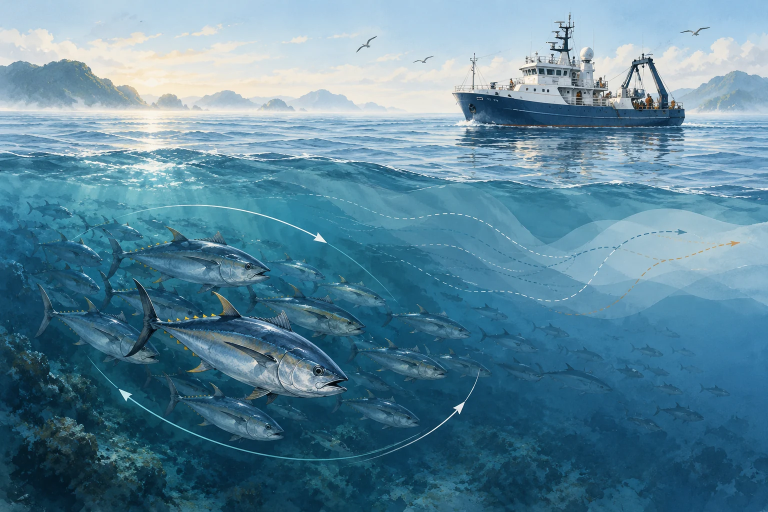
#> input picture assets/research/adaptive-management.webp, 1536 x 1024 px, given in place of vessel-ai.webp, which was not available (shown at 1/2 size)
$ python make-hero-wallpaper.py ../assets/research/adaptive-management.webp ../assets/research/biology-dna.webp
#> lines starting #> are read from the running program, lines starting #| are printed output that depends on the picture; pictures that were not available may be replaced by others from this repository, and a replacement may not be noted
"""Build the homepage hero wallpaper: the lab's research illustrations redrawn as glowing line art on deep ocean blue.

Needs Pillow and numpy. Usage: python scripts/make-hero-wallpaper.py assets assets/hero/ocean-2560.webp
(then resize to assets/hero/ocean-1280.webp for small screens).
"""
import sys
import numpy as np
from PIL import Image, ImageFilter, ImageOps, ImageEnhance
assets, out = sys.argv[1], sys.argv[2]
W, H = 2560, 1440
INK = np.array([22, 55, 90], float)
PAPER = np.array([247, 245, 239], float)


def sketch(name, box, scale):
#> called with name = 'vessel-ai', box = (0, 0, 1200, 1000), scale = 1.12
    im = Image.open(f'{assets}/research/{name}.webp').convert('L').crop(box)
    im = im.resize((int(im.width * scale), int(im.height * scale)), Image.LANCZOS)
#> im: PIL image 1344x1120 L
    im = ImageEnhance.Contrast(im).enhance(1.3)
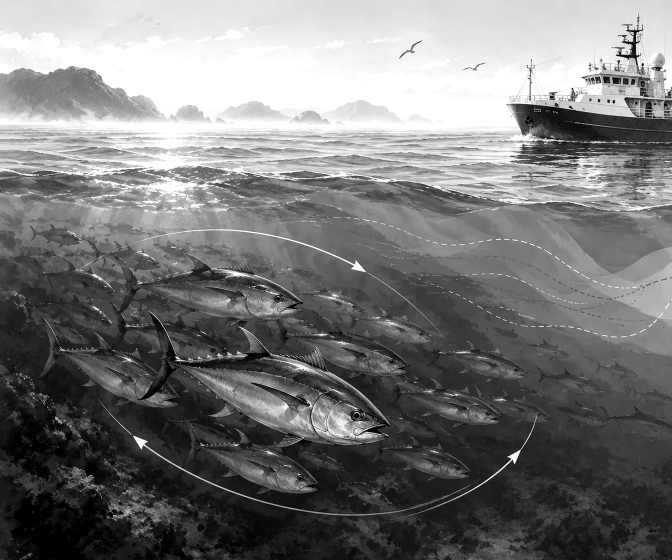
#> im: PIL image 1344x1120 L (shown at 1/2 size); min 0, max 255, mean 119.4
    g = np.asarray(im, float)
    blur = np.asarray(ImageOps.invert(im).filter(ImageFilter.GaussianBlur(7)), float)
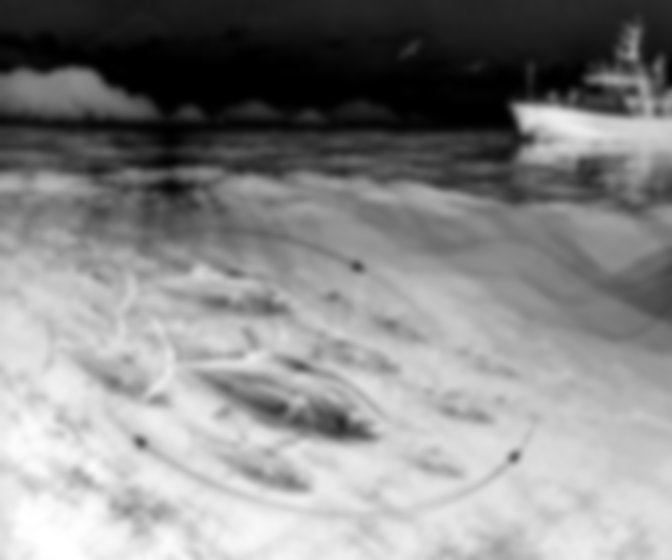
#> blur: shape (1120, 1344) float64 (shown at 1/2 size); min 0, max 255, mean 135.6
    dodge = np.clip(g * 255 / np.maximum(1, 255 - blur), 0, 255)
    # Keep line work, drop faint texture: light greys fade to paper.
    d = dodge / 255
    d = np.clip((d - 0.55) / 0.40, 0, 1)
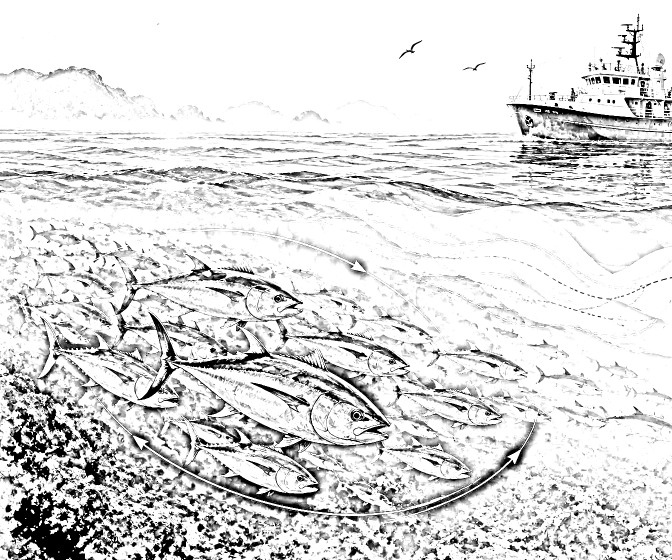
#> d: shape (1120, 1344) float64 (shown at 1/2 size); min 0, max 1, mean 0.859
    return 1 - (1 - d) ** 1.0  # 0 = ink, 1 = paper


def feather(w, h, edge=0.28):
    # Rounded-rectangle feather: fully opaque centre, soft fade toward every edge.
    x = np.minimum(np.arange(w) / (w * edge), (w - 1 - np.arange(w)) / (w * edge))
    y = np.minimum(np.arange(h) / (h * edge), (h - 1 - np.arange(h)) / (h * edge))
    m = np.clip(np.minimum.outer(np.clip(y, 0, 1), np.clip(x, 0, 1)), 0, 1)
    return m * m * (3 - 2 * m)  # smoothstep


ink = np.zeros((H, W))  # 0 = paper, 1 = full ink
placements = [
    ('vessel-ai', (0, 0, 1200, 1000), 1.12, (-60, 120)),           # AIS network + vessel, left
    ('biology-dna', (1070, 0, 1536, 1024), 1.3, (W - 640, 90)),   # shell + DNA helix, right
    ('population-assessment', (60, 300, 1400, 1000), 1.22, (430, 780)),  # tuna, low centre
]
for name, box, scale, (x, y) in placements:
    s = 1 - sketch(name, box, scale)  # ink amount
    h, w = s.shape
#> h = 1120; w = 1344
    s *= feather(w, h)
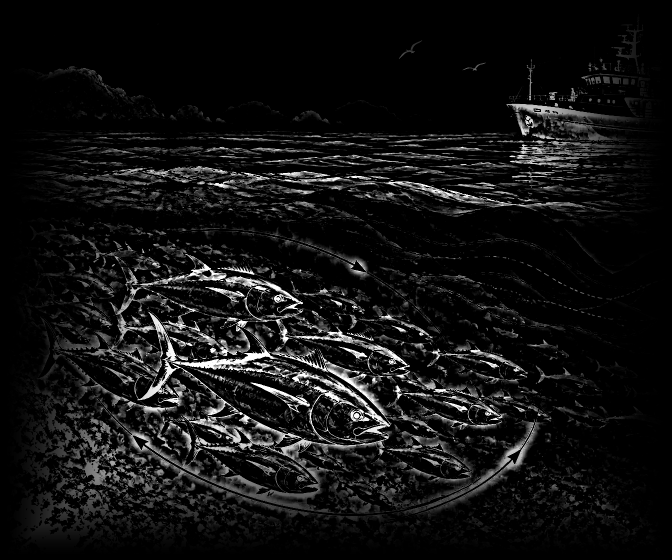
#> s: shape (1120, 1344) float64 (shown at 1/2 size); min 0, max 1, mean 0.0731
    x0, y0, x1, y1 = max(0, x), max(0, y), min(W, x + w), min(H, y + h)
#> x0 = 0; y0 = 120; x1 = 1284; y1 = 1240
    part = s[y0 - y:y1 - y, x0 - x:x1 - x]
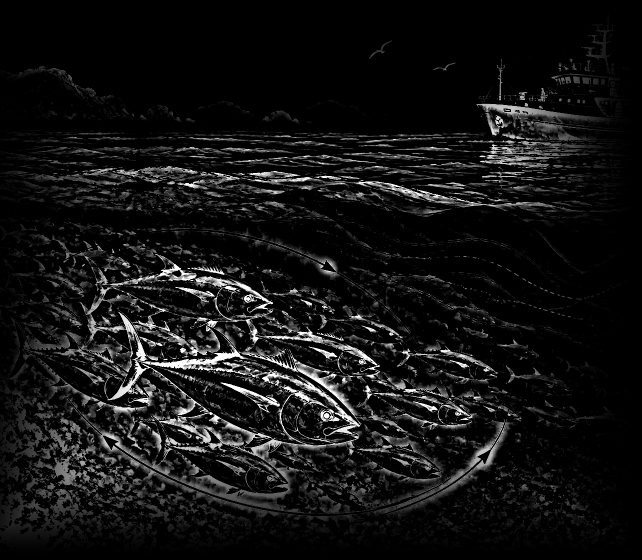
#> part: shape (1120, 1284) float64 (shown at 1/2 size); min 0, max 1, mean 0.0763
    ink[y0:y1, x0:x1] = np.maximum(ink[y0:y1, x0:x1], part)
#> pass 2 of the loop `for name, box, scale, (x, y) in placements:`:
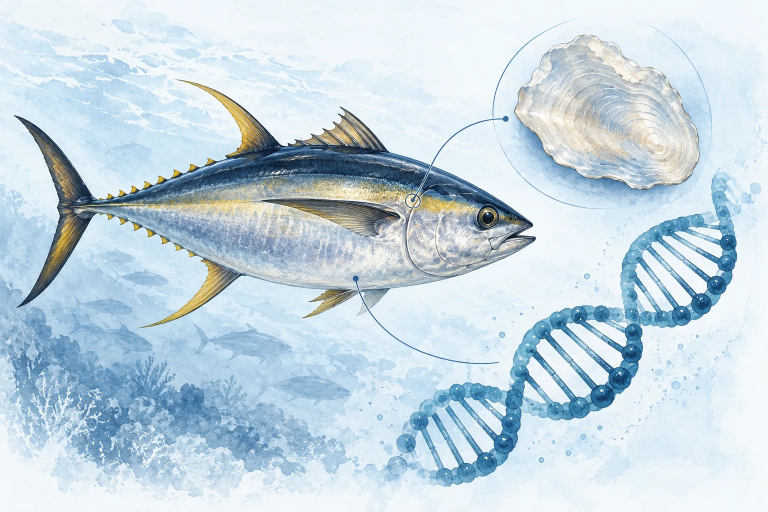
#> input picture assets/research/biology-dna.webp, 1536 x 1024 px, found by its file name (shown at 1/2 size)
#> g: shape (1331, 605) float64
#> blur: shape (1331, 605) float64
#> dodge: shape (1331, 605) float64
#> `s *= feather(w, h)`:
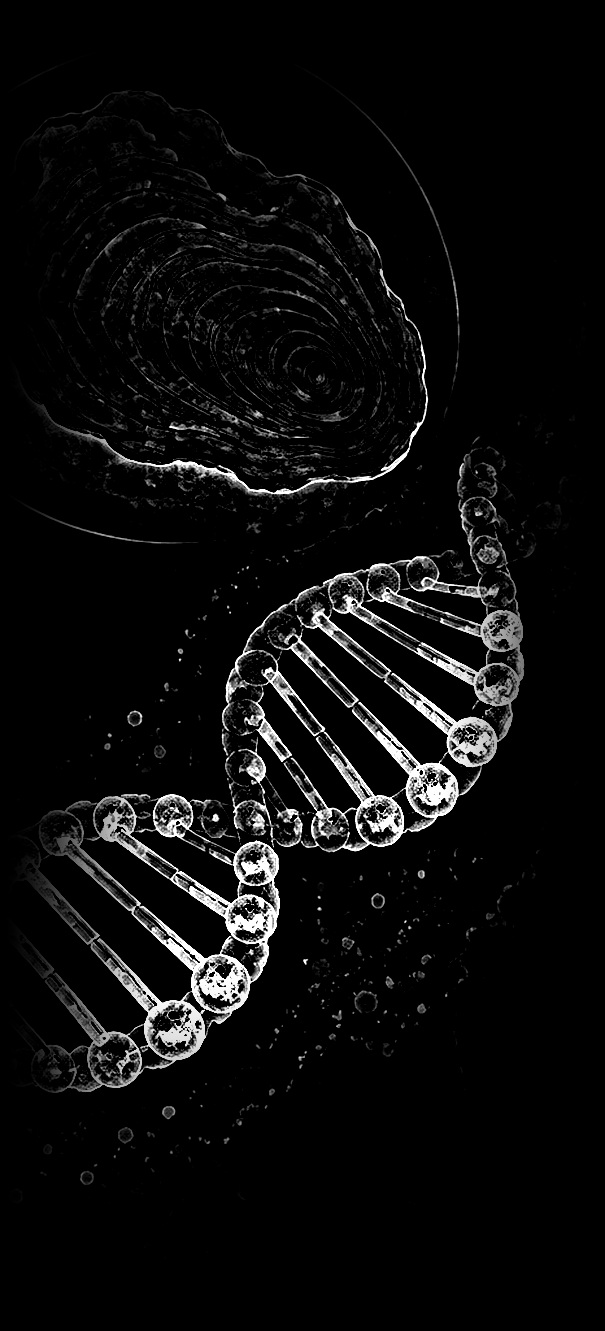
#> s: shape (1331, 605) float64; min 0, max 1, mean 0.0476
#> `ink[y0:y1, x0:x1] = np.maximum(ink[y0:y1, x0:x1], part)`:
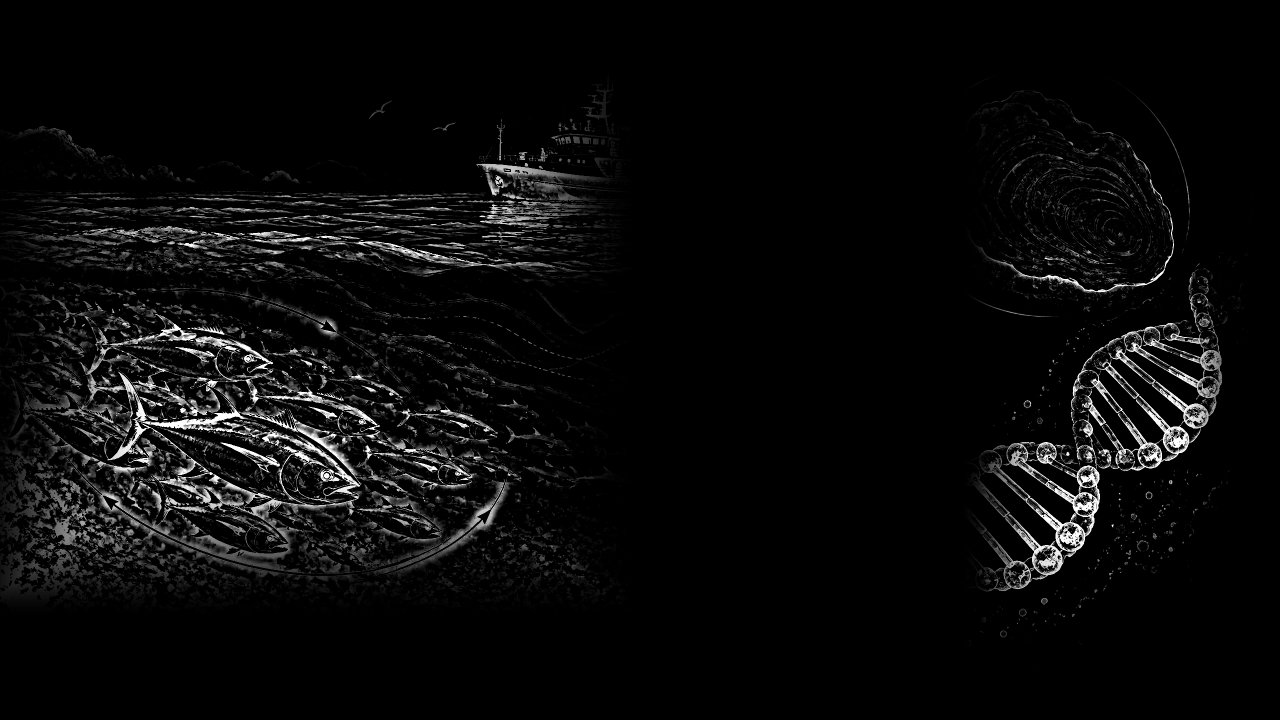
#> ink: shape (1440, 2560) float64 (shown at 1/2 size); min 0, max 1, mean 0.0401
#> pass 3 of the loop `for name, box, scale, (x, y) in placements:`:
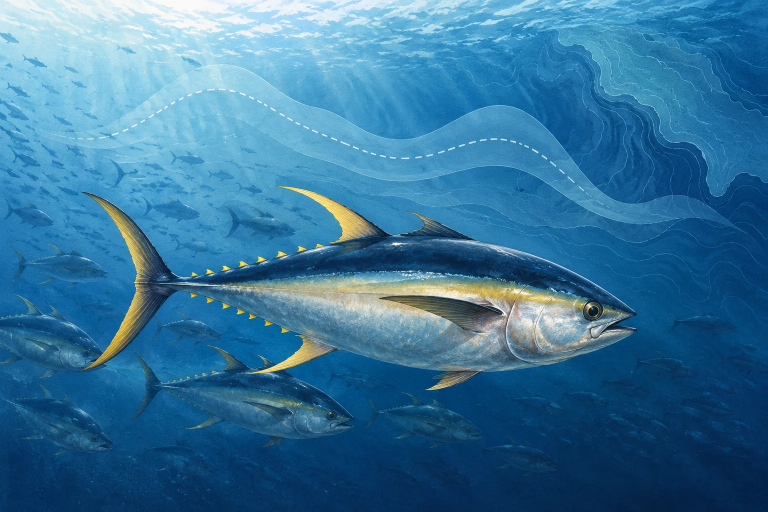
#> input picture assets/research/population-assessment.webp, 1536 x 1024 px, found by its file name (shown at 1/2 size)
#> g: shape (854, 1634) float64
#> blur: shape (854, 1634) float64
#> dodge: shape (854, 1634) float64
#> `part = s[y0 - y:y1 - y, x0 - x:x1 - x]`:
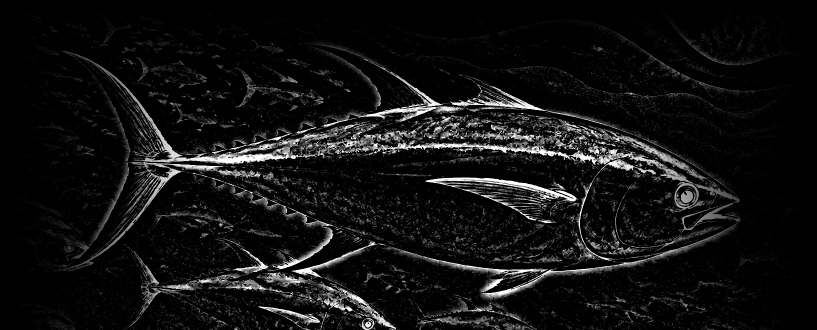
#> part: shape (660, 1634) float64 (shown at 1/2 size); min 0, max 1, mean 0.0699
#> `ink[y0:y1, x0:x1] = np.maximum(ink[y0:y1, x0:x1], part)`:
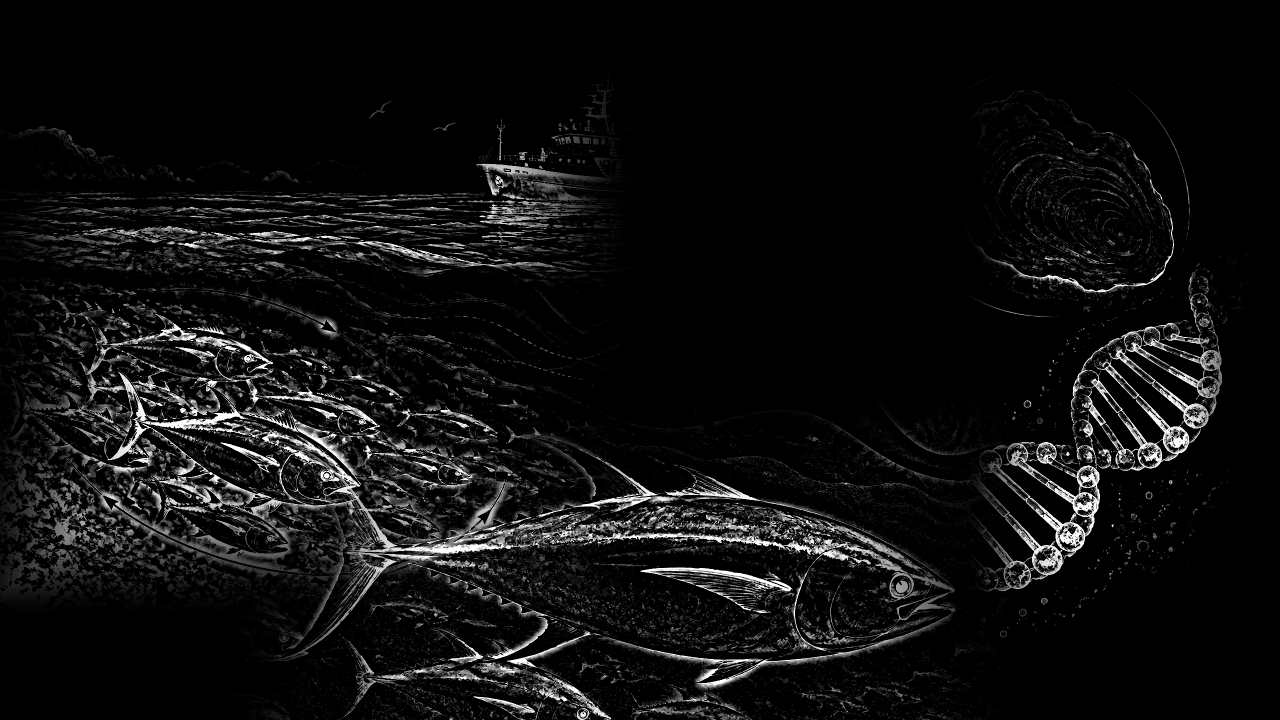
#> ink: shape (1440, 2560) float64 (shown at 1/2 size); min 0, max 1, mean 0.0597
# Deep-ocean colouring: light falls from the surface, darkening with depth; lines glow pale blue.
yy = np.linspace(0, 1, H)[:, None]
xx = np.linspace(-1, 1, W)[None, :]
top, deep = np.array([14, 52, 92], float), np.array([2, 10, 24], float)
depth = np.clip(yy ** 0.8, 0, 1)
glow = np.clip(1 - np.sqrt((xx * 0.75) ** 2 + (yy * 1.6) ** 2), 0, 1) ** 2  # light from above, centre
bg = top * (1 - depth[..., None]) + deep * depth[..., None]
bg = bg + glow[..., None] * np.array([28, 60, 82], float)
line = np.array([168, 214, 240], float)
ink = np.clip(ink * 0.9, 0, 1)
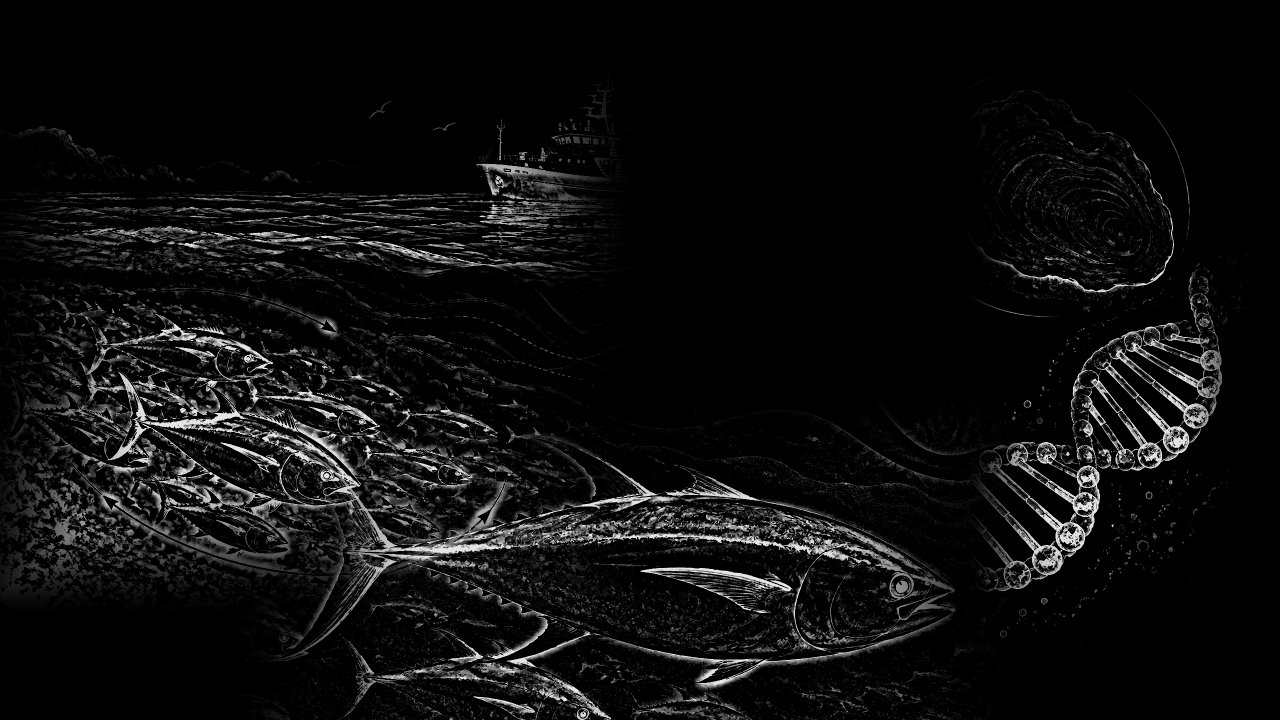
#> ink: shape (1440, 2560) float64 (shown at 1/2 size); min 0, max 0.9, mean 0.0537
rgb = bg * (1 - ink[..., None]) + line * ink[..., None]
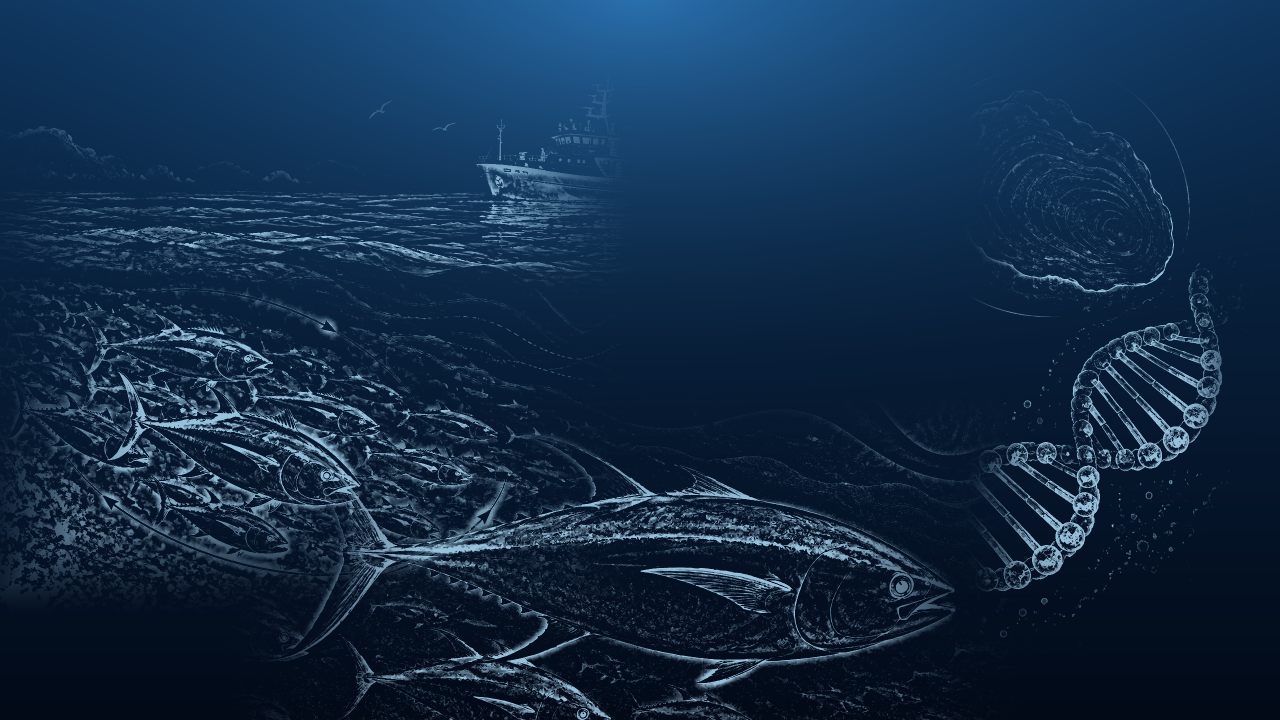
#> rgb: shape (1440, 2560, 3) float64 (shown at 1/2 size); mean of channels 0, 1, 2 19, 45.3, 73.5; drawn as R, G, B
Image.fromarray(rgb.astype('uint8')).save(out, quality=84, method=6)
print('saved', out)
